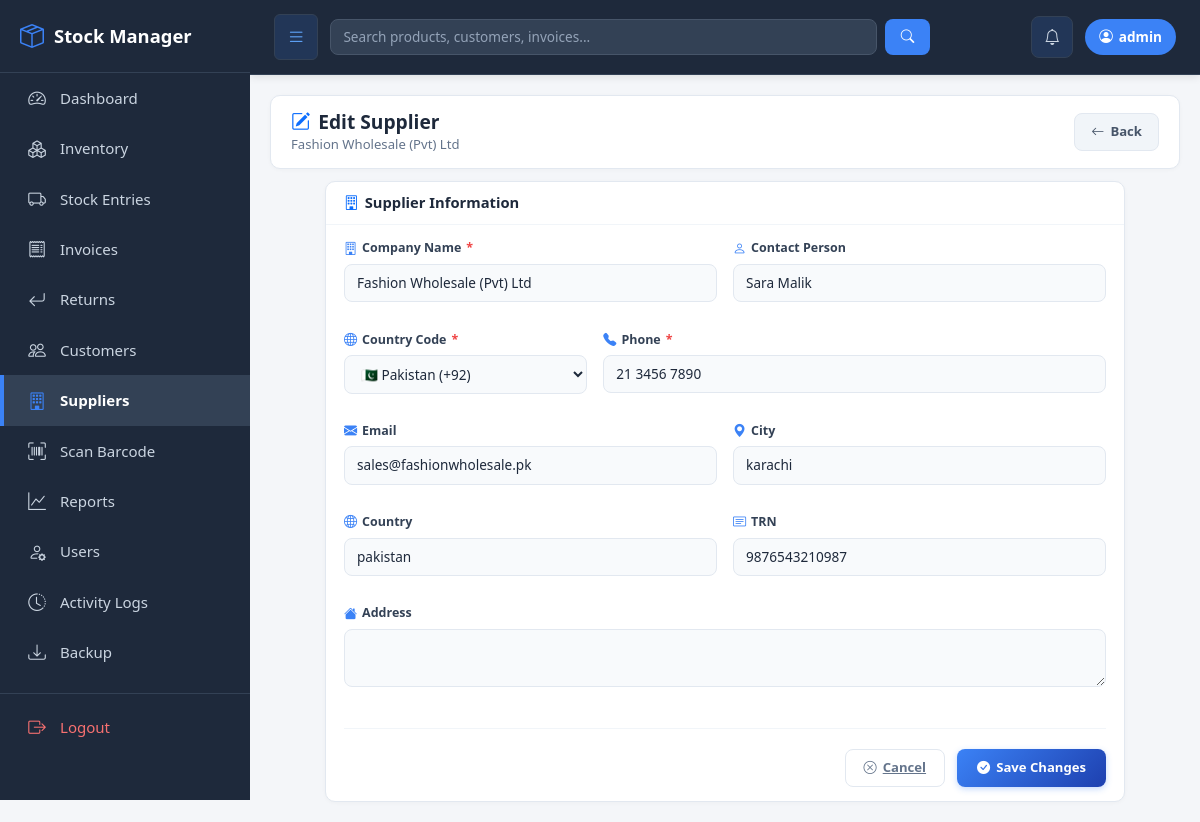
Page /suppliers/edit/2/ (signed in) on the committed database.
### inventory/models.py (models this page shows, shortened)
class Supplier(models.Model):
    company_name = models.CharField(max_length=200, help_text="Primary - Company/LLC name")
    contact_person = models.CharField(max_length=200, blank=True, help_text="Optional - Person name")
    country_code = models.CharField(max_length=5, default='+971')
    phone = models.CharField(max_length=20)
    email = models.EmailField(blank=True, help_text="Email address")
    address = models.TextField(blank=True)
    city = models.CharField(max_length=100, blank=True)
    country = models.CharField(max_length=100, blank=True, default='UAE')
    trn = models.CharField(max_length=50, blank=True, help_text="Tax Registration Number")
    created_at = models.DateTimeField(auto_now_add=True)
    created_by = models.ForeignKey(User, on_delete=models.SET_NULL, null=True, blank=True)
    class Meta:
        ordering = ['company_name']

### inventory/views.py (the view, shortened to what this page needs)
# urls.py: path('suppliers/edit/<int:supplier_id>/', views.edit_supplier, name='edit_supplier'),
@login_required
def edit_supplier(request, supplier_id):
    supplier = get_object_or_404(Supplier, id=supplier_id)
    return render(request, 'edit_supplier.html', {
        'supplier': supplier,
        'currency_symbol': Settings.get_currency_symbol(),
    })

### inventory/context_processors.py (called while the page is built)
def currency_context(request):
    try:
        settings_obj = Settings.get_settings()
        return {
            'currency_symbol': Settings.get_currency_symbol(),
            'settings': settings_obj,
        }
    except Exception:
        return {
            'currency_symbol': '₨',
            'settings': None,
        }

### inventory/models.py (called while the page is built)
    @classmethod
    def get_settings(cls):
        obj, _ = cls.objects.get_or_create(id=1)
        return obj

    @classmethod
    def get_currency_symbol(cls):
        symbols = {
            'PKR': '₨',
            'AED': 'د.إ',
            'SAR': '﷼',
            'USD': '$',
            'EUR': '€',
            'GBP': '£',
        }
        settings_obj = cls.get_settings()
        return symbols.get(settings_obj.currency, '$')

### inventory/templates/edit_supplier.html (shortened to what this page needs)
{% extends 'base.html' %}
{% load static %}
{% block content %}
<div class="page-header">
    <div class="page-header-content">
        <div>
            <h2 class="page-title">
                <i class="bi bi-pencil-square text-primary"></i>
                Edit Supplier
            </h2>
            <p class="page-subtitle">{{ supplier.company_name }}</p>
        </div>
        <div class="page-header-actions">
            <a href="{% url 'suppliers' %}" class="btn-secondary-action">
                <i class="bi bi-arrow-left"></i> Back
            </a>
        </div>
    </div>
</div>
<div class="form-card" style="max-width: 800px; margin: 0 auto;">
    <div class="form-card-header">
        <h5 class="form-card-title"><i class="bi bi-building text-primary"></i> Supplier Information</h5>
    </div>
    <div class="form-card-body">
        <form method="post">
            <div class="row g-3">
                <div class="col-md-6">
                    <div class="form-group-custom">
                        <label class="form-label-custom"><i class="bi bi-building"></i> Company Name <span class="required">*</span></label>
                        <input type="text" name="company_name" class="form-input-custom" value="{{ supplier.company_name }}" required>
                    </div>
                </div>
                <div class="col-md-6">
                    <div class="form-group-custom">
                        <label class="form-label-custom"><i class="bi bi-person"></i> Contact Person</label>
                        <input type="text" name="contact_person" class="form-input-custom" value="{{ supplier.contact_person }}">
                    </div>
                </div>
                <div class="col-md-4">
                    <div class="form-group-custom">
                        <label class="form-label-custom"><i class="bi bi-globe"></i> Country Code <span class="required">*</span></label>
                        <select name="country_code" class="form-input-custom">
                            <option value="+92" {% if supplier.country_code == '+92' %}selected{% endif %}>🇵🇰 Pakistan (+92)</option>
                        </select>
                    </div>
                </div>
                <div class="col-md-8">
                    <div class="form-group-custom">
                        <label class="form-label-custom"><i class="bi bi-telephone-fill"></i> Phone <span class="required">*</span></label>
                        <input type="text" name="phone" class="form-input-custom" value="{{ supplier.phone }}" required>
                    </div>
                </div>
                <div class="col-md-6">
                    <div class="form-group-custom">
                        <label class="form-label-custom"><i class="bi bi-envelope-fill"></i> Email</label>
                        <input type="email" name="email" class="form-input-custom" value="{{ supplier.email }}">
                    </div>
                </div>
                <div class="col-md-6">
                    <div class="form-group-custom">
                        <label class="form-label-custom"><i class="bi bi-geo-alt-fill"></i> City</label>
                        <input type="text" name="city" class="form-input-custom" value="{{ supplier.city }}">
                    </div>
                </div>
                <div class="col-md-6">
                    <div class="form-group-custom">
                        <label class="form-label-custom"><i class="bi bi-globe2"></i> Country</label>
                        <input type="text" name="country" class="form-input-custom" value="{{ supplier.country }}">
                    </div>
                </div>
                <div class="col-md-6">
                    <div class="form-group-custom">
                        <label class="form-label-custom"><i class="bi bi-card-text"></i> TRN</label>
                        <input type="text" name="trn" class="form-input-custom" value="{{ supplier.trn }}">
                    </div>
                </div>
                <div class="col-12">
                    <div class="form-group-custom">
                        <label class="form-label-custom"><i class="bi bi-house-fill"></i> Address</label>
                        <textarea name="address" class="form-input-custom" rows="2">{{ supplier.address }}</textarea>
                    </div>
                </div>
            </div>
            <div style="display: flex; justify-content: flex-end; gap: 12px; margin-top: 24px; padding-top: 20px; border-top: 1px solid #f1f5f9;">
                <a href="{% url 'suppliers' %}" class="btn-cancel"><i class="bi bi-x-circle"></i> Cancel</a>
                <button type="submit" class="btn-save"><i class="bi bi-check-circle-fill"></i> Save Changes</button>
            </div>
        </form>
    </div>
</div>
{% endblock %}

### inventory/templates/base.html (shortened to what this page needs)
<!DOCTYPE html>
<html lang="en">
<head>
    <link href="https://cdn.jsdelivr.net/npm/bootstrap@5.3.2/dist/css/bootstrap.min.css" rel="stylesheet">
    {% load static %}
    <link href="https://cdn.jsdelivr.net/npm/bootstrap-icons@1.11.1/font/bootstrap-icons.css" rel="stylesheet">
    <link rel="stylesheet" href="{% static 'css/style.css' %}">
</head>
<body>
{% if user.is_authenticated %}
{% with current=request.resolver_match.url_name %}
<aside class="sidebar" id="sidebar">
    <div class="brand">
        <div class="brand-left">
            <i class="bi bi-box-seam"></i>
            <span>Stock Manager</span>
        </div>
    </div>
    <a href="{% url 'dashboard' %}" class="{% if current == 'dashboard' %}active{% endif %}">
        <i class="bi bi-speedometer2"></i> Dashboard
    </a>
    <a href="{% url 'inventory_list' %}" class="">
        <i class="bi bi-boxes"></i> Inventory
    </a>
    <a href="{% url 'stock_entries' %}" class="{% if current == 'stock_entries' or current == 'create_stock_entry' %}active{% endif %}">
        <i class="bi bi-truck"></i> Stock Entries
    </a>
    <a href="{% url 'invoice_list' %}" class="{% if current == 'invoice_list' or current == 'create_invoice' or current == 'invoice_detail' %}active{% endif %}">
        <i class="bi bi-receipt"></i> Invoices
    </a>
    <a href="{% url 'returns' %}" class="{% if current == 'returns' %}active{% endif %}">
        <i class="bi bi-arrow-return-left"></i> Returns
    </a>
    <a href="{% url 'customers' %}" class="{% if current == 'customers' or current == 'customer_detail' or current == 'edit_customer' %}active{% endif %}">
        <i class="bi bi-people"></i> Customers
    </a>
    <a href="{% url 'suppliers' %}" class="{% if current == 'suppliers' or current == 'supplier_detail' or current == 'edit_supplier' %}active{% endif %}">
        <i class="bi bi-building"></i> Suppliers
    </a>
    <a href="{% url 'scan_barcode' %}" class="{% if current == 'scan_barcode' %}active{% endif %}">
        <i class="bi bi-upc-scan"></i> Scan Barcode
    </a>
    <a href="{% url 'reports' %}" class="{% if current == 'reports' %}active{% endif %}">
        <i class="bi bi-graph-up"></i> Reports
    </a>
    {% if user.is_superuser %}
    <a href="{% url 'user_list' %}" class="{% if current == 'user_list' or current == 'create_staff' %}active{% endif %}">
        <i class="bi bi-person-gear"></i> Users
    </a>
    <a href="{% url 'activity_logs' %}" class="{% if current == 'activity_logs' %}active{% endif %}">
        <i class="bi bi-clock-history"></i> Activity Logs
    </a>
    <a href="{% url 'backup_data' %}" class="{% if current == 'backup_data' %}active{% endif %}">
        <i class="bi bi-download"></i> Backup
    </a>
    {% endif %}
    <div class="logout-section">
        <a href="{% url 'logout' %}" class="logout-link">
            <i class="bi bi-box-arrow-right"></i> Logout
        </a>
    </div>
</aside>
{% endwith %}
{% endif %}
<div class="{% if user.is_authenticated %}main-content{% else %}container mt-4{% endif %}" id="mainContent">
    {% if user.is_authenticated %}
    <div class="topbar">
        <div class="d-flex align-items-center flex-grow-1" style="gap: 12px;">
            <button class="menu-toggle" onclick="toggleSidebar()" title="Toggle Sidebar (Ctrl+B)">
                <i class="bi bi-list"></i>
            </button>
            <form method="get" action="{% url 'global_search' %}" class="d-flex flex-grow-1" style="max-width: 600px;">
                <input type="text" name="q" class="form-control search-input me-2"
                       placeholder="Search products, customers, invoices...">
                <button class="search-btn" type="submit">
                    <i class="bi bi-search"></i>
                </button>
            </form>
        </div>
        <div class="d-flex align-items-center" style="gap: 12px;">
            <a href="{% url 'notifications' %}" class="notif-btn" title="Notifications">
                <i class="bi bi-bell"></i>
            </a>
            <span class="user-badge">
                <i class="bi bi-person-circle"></i>
                {{ user.username }}
            </span>
        </div>
    </div>
    {% endif %}
    <div class="content-area">
        {% block content %}{% endblock %}
    </div>
</div>
</body>
</html>

### inventory/templates/base.html (style rules this page uses)
* { box-sizing: border-box; }
body { background: #f4f6f9; font-family: 'Segoe UI', sans-serif; margin: 0; }
.sidebar { height: 100vh; max-height: 100vh; background: #1e293b; color: #fff; position: fixed; top: 0; left: 0; width: 250px; padding-top: 0; overflow-y: auto; overflow-x: hidden; z-index: 1000; transition: transform 0.3s ease; scrollbar-width: thin; scrollbar-color: #475569 #1e293b; }
.sidebar .brand { font-size: 1.15rem; font-weight: 700; padding: 18px 20px; border-bottom: 1px solid #334155; color: #fff; display: flex; align-items: center; justify-content: space-between; }
.sidebar .brand-left { display: flex; align-items: center; gap: 10px; }
.sidebar .brand-left i { color: #3b82f6; font-size: 1.5rem; }
.sidebar a { color: #cbd5e1; padding: 12px 22px; display: flex; align-items: center; gap: 12px; text-decoration: none; transition: all 0.2s; border-left: 4px solid transparent; font-size: 0.94rem; }
.sidebar a i { font-size: 1.1rem; width: 22px; text-align: center; }
.sidebar a.active { background: #334155; color: #ffffff; border-left-color: #3b82f6; font-weight: 600; }
.sidebar a.active i { color: #3b82f6; }
.sidebar .logout-section { margin-top: 15px; border-top: 1px solid #334155; padding: 8px 0; }
.sidebar .logout-link { color: #f87171 !important; }
.main-content { margin-left: 250px; padding: 0; min-height: 100vh; transition: margin-left 0.3s ease; }
.topbar { background: #1e293b; color: #fff; padding: 14px 24px; display: flex; justify-content: space-between; align-items: center; gap: 12px; box-shadow: 0 2px 8px rgba(0,0,0,0.1); border-bottom: 1px solid #334155; }
.menu-toggle { background: rgba(59, 130, 246, 0.15); color: #60a5fa; border: 1px solid #334155; padding: 8px 12px; border-radius: 6px; cursor: pointer; font-size: 1.15rem; transition: all 0.2s; flex-shrink: 0; }
.topbar .search-input { background: #334155; border: 1px solid #475569; color: #fff; border-radius: 8px; }
.topbar .search-input::placeholder { color: #94a3b8; }
.topbar .search-btn { background: #3b82f6; border: none; color: #fff; border-radius: 8px; padding: 8px 16px; }
.topbar .notif-btn { background: rgba(59, 130, 246, 0.15); border: 1px solid #334155; color: #cbd5e1; border-radius: 8px; padding: 8px 12px; position: relative; transition: all 0.2s; }
.topbar .user-badge { background: #3b82f6; color: #fff; padding: 8px 14px; border-radius: 20px; font-size: 0.85rem; font-weight: 600; text-transform: lowercase; display: flex; align-items: center; gap: 6px; }
.content-area { padding: 20px; }

### rows in the picture
Supplier: company_name "Fashion Wholesale (Pvt) Ltd", contact_person "Sara Malik", country_code "🇵🇰 Pakistan (+92)", phone "21 3456 7890", email "sales@fashionwholesale.pk", city "karachi", country "pakistan", trn "9876543210987"

### other values in the picture
{{ user.username }} "admin"
